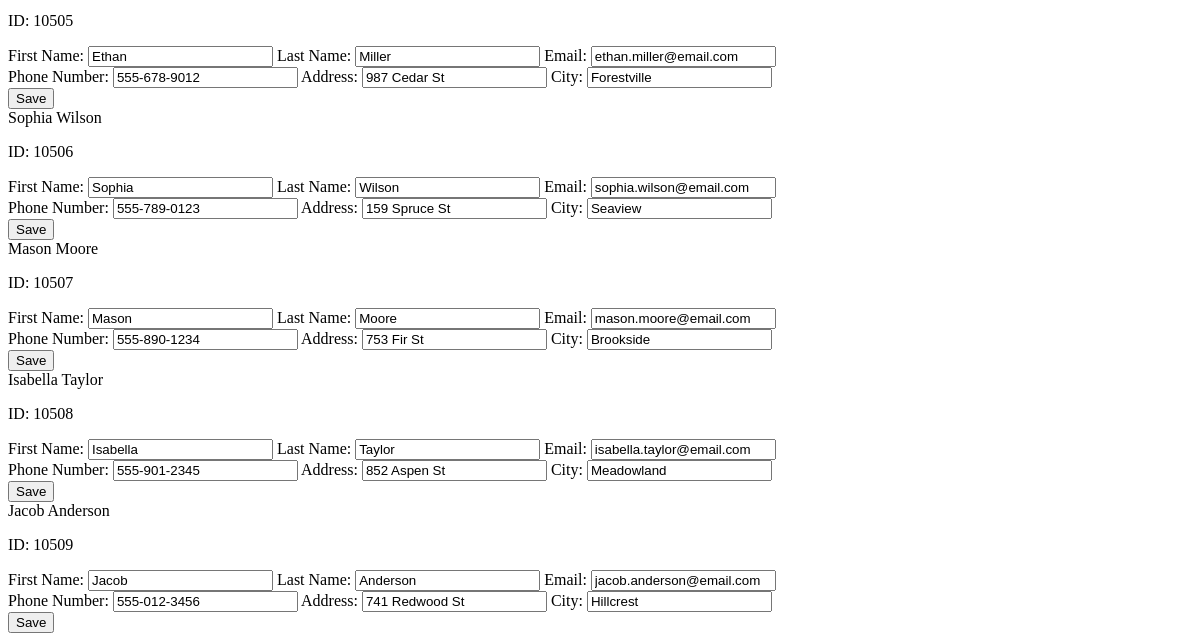
/all_customer (lower part), run on an earlier commit of the app's database.
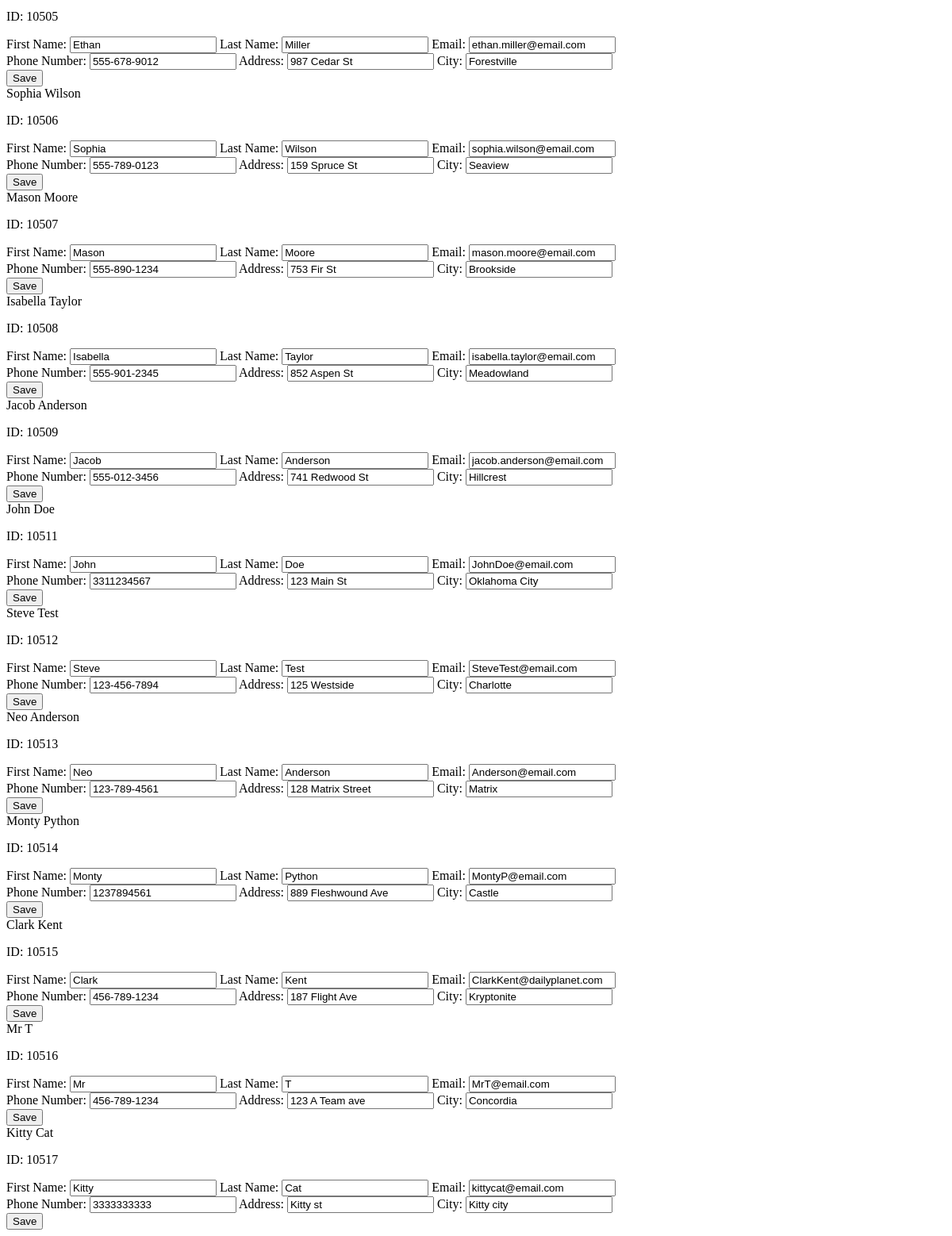
And on a later commit of the database.
### tables this page shows
CREATE TABLE "CustomerInfo" (
	"Id"	INTEGER,
	"First_Name"	TEXT,
	"Last_Name"	TEXT,
	"Start_Date"	TEXT,
	"Ph_Num"	TEXT,
	"Email_Add"	TEXT,
	"Phy_Add"	TEXT,
	"Phy_Add_City"	TEXT,
	PRIMARY KEY("Id" AUTOINCREMENT)
);

### FlaskUpdate2.py (the view)
@app.route('/all_customer')
def all_customer():
    conn = connect_db()
    cursor = conn.cursor()
    query = "SELECT * FROM CustomerInfo"
    cursor.execute(query)
    rows = cursor.fetchall()
    conn.close()
    return render_template('customer_list.html', customers=rows)

### FlaskUpdate2.py (called while the page is built)
def connect_db():
    logging.debug("Connecting to the Database")
    conn = sqlite3.connect('CTUTeamProject.db')
    conn.row_factory = sqlite3.Row  # This allows us to return rows as dictionaries
    return conn

### templates/customer_list.html (shortened to what this page needs)
{% for customer in customers %}
<div class="customer-display">
  <div class="customer-name">{{ customer.First_Name }} {{ customer.Last_Name }}</div>
  <div class="customer-details">
    <p>ID: {{ customer.Id }}</p>
  </div>
  <div class="customer-item">
    <label for="First_Name-{{ customer.Id }}">First Name:</label>
    <input
      type="text"
      id="First_Name-{{ customer.Id }}"
      value="{{ customer.First_Name }}"
    />
    <label for="Last_Name-{{ customer.Id }}">Last Name:</label>
    <input
      type="text"
      id="Last_Name-{{ customer.Id }}"
      value="{{ customer.Last_Name }}"
    />
    <label for="Email_Add-{{ customer.Id }}">Email:</label>
    <input
      type="email"
      id="Email_Add-{{ customer.Id }}"
      value="{{ customer.Email_Add }}"
    />
  <label for="Ph_Num-{{ customer.Id }}">Phone Number:</label>
    <input
      type="text"
      id="Ph_Num-{{ customer.Id }}"
      value="{{ customer.Ph_Num }}"
    />
    <label for="Phy_Add-{{ customer.Id }}">Address:</label>
    <input
      type="text"
      id="Phy_Add-{{ customer.Id }}"
      value="{{ customer.Phy_Add }}"
    />
    <label for="Phy_Add_City-{{ customer.Id }}">City:</label>
    <input
      type="text"
      id="Phy_Add_City-{{ customer.Id }}"
      value="{{ customer.Phy_Add_City }}"
    />
    <button onclick="saveCustomer('{{ customer.Id }}')">Save</button>
  </div>
</div>
{% endfor %}

What changed in the data, as far as the page shows it:
added CustomerInfo: First_Name "John", Last_Name "Doe", Id "10511", Email_Add "JohnDoe@email.com", Ph_Num "3311234567", Phy_Add "123 Main St", Phy_Add_City "Oklahoma City"
added CustomerInfo: First_Name "Steve", Last_Name "Test", Id "10512", Email_Add "SteveTest@email.com", Ph_Num "123-456-7894", Phy_Add "125 Westside", Phy_Add_City "Charlotte"
added CustomerInfo: First_Name "Neo", Last_Name "Anderson", Id "10513", Email_Add "Anderson@email.com", Ph_Num "123-789-4561", Phy_Add "128 Matrix Street", Phy_Add_City "Matrix"
added CustomerInfo: First_Name "Monty", Last_Name "Python", Id "10514", Email_Add "MontyP@email.com", Ph_Num "1237894561", Phy_Add "889 Fleshwound Ave", Phy_Add_City "Castle"
added CustomerInfo: First_Name "Clark", Last_Name "Kent", Id "10515", Email_Add "ClarkKent@dailyplanet.com", Ph_Num "456-789-1234", Phy_Add "187 Flight Ave", Phy_Add_City "Kryptonite"
added CustomerInfo: First_Name "Mr", Last_Name "T", Id "10516", Email_Add "MrT@email.com", Ph_Num "456-789-1234", Phy_Add "123 A Team ave", Phy_Add_City "Concordia"
added CustomerInfo: First_Name "Kitty", Last_Name "Cat", Id "10517", Email_Add "kittycat@email.com", Ph_Num "3333333333", Phy_Add "Kitty st", Phy_Add_City "Kitty city"
